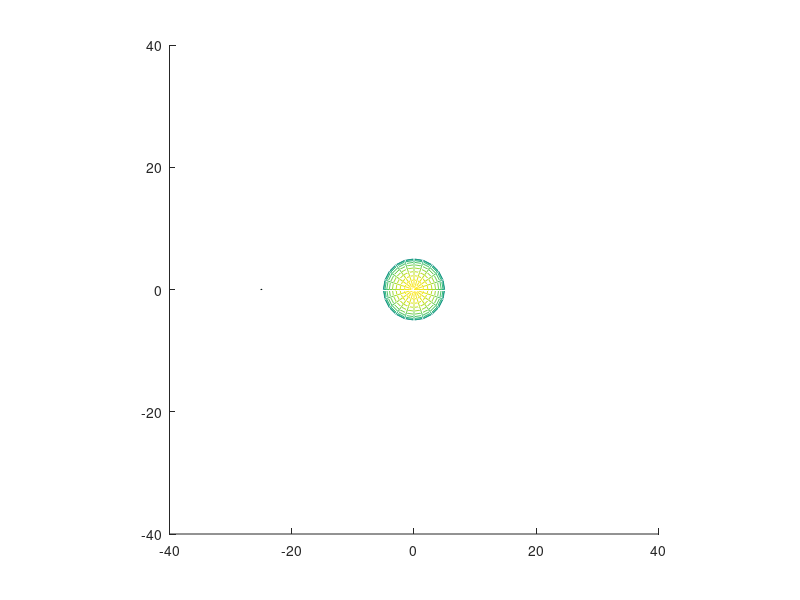

MATLAB code for this plot: (Note: this script raises an error after producing the figure.)
%http://onlinelibrary.wiley.com/doi/10.1111/j.1574-6968.2001.tb10662.x/full
%link for bacteria swimming speed.
%Ill take it 40 micrometers per second.

%Diffusion coefficient(Micrometers^2/seconds).
coef = 79.4;
%Step size. (Seconds).
step = 10^-4;
std = sqrt(2 * coef * step);
speed = 40;
time = 5;
cell_radius = 5;

num_of_molecules = 40000;

molecules = normrnd(0, 10, [num_of_molecules, 3]);
x = molecules;
t = cell_radius./sqrt(sum(x.^2, 2));
molecules = molecules + t.*molecules;

%molecules = zeros(num_of_molecules, 3);
%is_released = false(num_of_molecules, 1);

nanobot_coor = [-25, 0, 0];
nanobot_radius = 2;

arrival_times = zeros(20000,1);
nano_hit_memory = 0;
bias = [0,0,0];
q = normrnd(0, 0.001, [1, 3]);
x = (speed*step)./sqrt(sum(q.^2, 2)).*q;
old_hitt = 0;
count = 0;
intervall = 100;

[X,Y,Z] = sphere;
h = figure(1);
axis tight manual;
filename = 'testAnimated.gif';

for i = 1:time/step
       
    nanobot_coor = nanobot_coor + x;
    hitt = sum((sum((molecules - nanobot_coor).^2, 2) <= nanobot_radius^2));   
    if(hitt > old_hitt)
        bias = (bias * 0.99 +  x * 0.01 );
        old_hitt = hitt;
    elseif(hitt < old_hitt)
        bias = (bias * 0.99 - x * 0.01);
        old_hitt = hitt; 
    elseif(hitt == 0)
        bias = -bias;
        old_hitt = hitt;
    else
        old_hitt = hitt;
    end      
    q = normrnd(0, 0.001, [1, 3]);
    x = (speed*step)./sqrt(sum(q.^2 , 2)).*q * 0.5 ...
        + (speed*step)./sqrt(sum(bias.^2 , 2)).*bias * 0.5 ; 
    arrival_times(i) = sum((nanobot_coor).^2, 2);  
    
    if(mod(i, 400) == 1)
        hold on
        mesh(X*5 , Y*5 , Z*5);
        surf(X*0.1 + nanobot_coor(1), Y*0.1 + nanobot_coor(2), Z*0.1 + nanobot_coor(3));
        axis([-40  40   -40  40   -40  40]);
        axis square;
        refreshdata;
        drawnow;
        frame = getframe(h); 
        im = frame2im(frame); 
        [imind,cm] = rgb2ind(im,256); 
        if i == 1 
             imwrite(imind,cm,filename,'gif', 'Loopcount',inf); 
        else
            imwrite(imind,cm,filename,'gif','WriteMode','append');
        end 
    end
end

plot(arrival_times)
